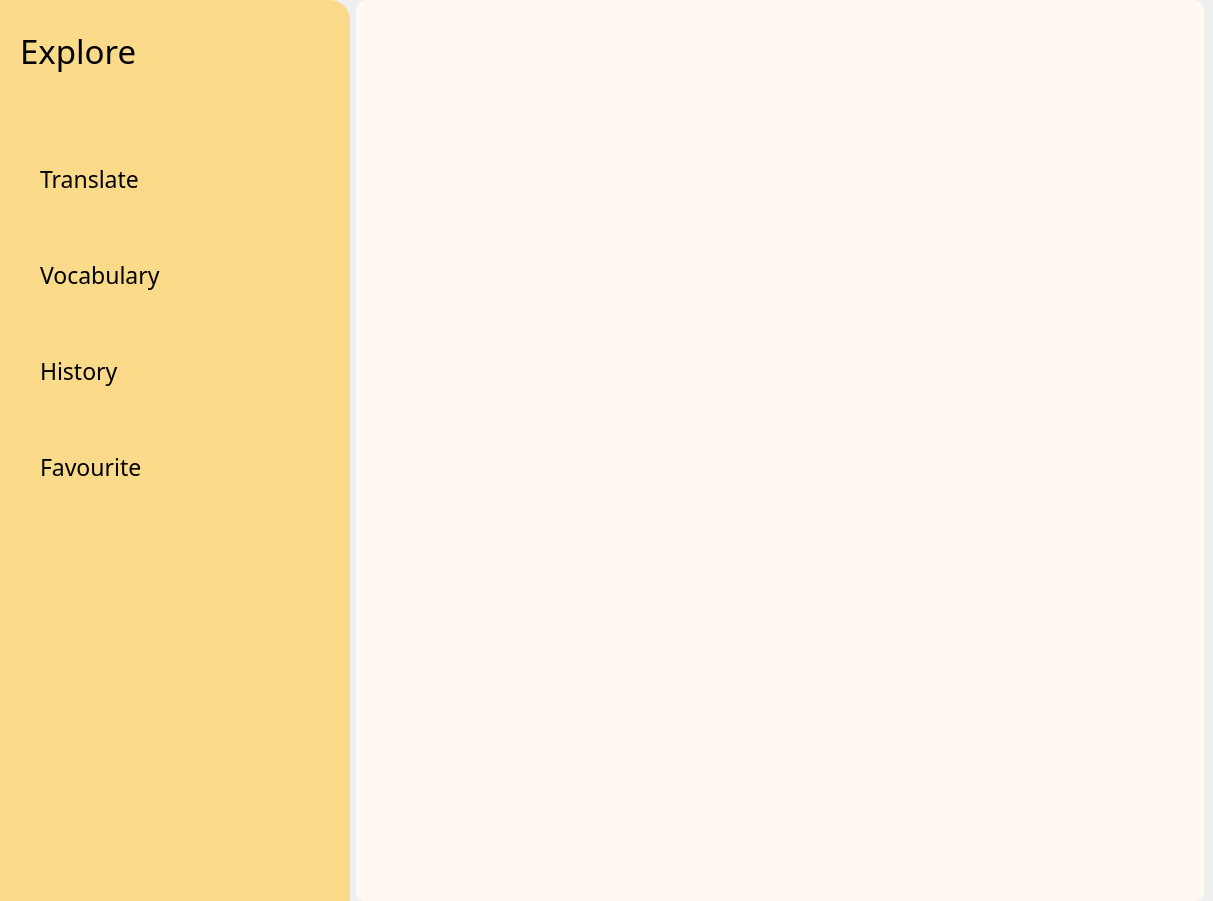
<?xml version="1.0" encoding="UTF-8"?>
<ui version="4.0">
 <class>MainWindow</class>
 <widget class="QMainWindow" name="MainWindow">
  <property name="geometry">
   <rect>
    <x>0</x>
    <y>0</y>
    <width>1213</width>
    <height>901</height>
   </rect>
  </property>
  <property name="minimumSize">
   <size>
    <width>500</width>
    <height>500</height>
   </size>
  </property>
  <property name="windowTitle">
   <string>MainWindow</string>
  </property>
  <widget class="QWidget" name="centralwidget">
   <layout class="QHBoxLayout" name="horizontalLayout">
    <property name="leftMargin">
     <number>0</number>
    </property>
    <property name="topMargin">
     <number>0</number>
    </property>
    <property name="rightMargin">
     <number>0</number>
    </property>
    <property name="bottomMargin">
     <number>0</number>
    </property>
    <item>
     <widget class="QWidget" name="widget" native="true">
      <property name="minimumSize">
       <size>
        <width>350</width>
        <height>581</height>
       </size>
      </property>
      <property name="maximumSize">
       <size>
        <width>250</width>
        <height>16777215</height>
       </size>
      </property>
      <property name="styleSheet">
       <string notr="true">background-color:#FBDA8A;
border-top-right-radius: 20px;
border-bottom-right-radius: 20px;
</string>
      </property>
      <layout class="QVBoxLayout" name="verticalLayout">
       <property name="leftMargin">
        <number>0</number>
       </property>
       <property name="rightMargin">
        <number>0</number>
       </property>
       <property name="bottomMargin">
        <number>0</number>
       </property>
       <item alignment="Qt::AlignLeft">
        <widget class="QWidget" name="widget_3" native="true">
         <property name="minimumSize">
          <size>
           <width>0</width>
           <height>0</height>
          </size>
         </property>
         <property name="maximumSize">
          <size>
           <width>1500</width>
           <height>16777215</height>
          </size>
         </property>
         <layout class="QVBoxLayout" name="verticalLayout_2">
          <property name="leftMargin">
           <number>20</number>
          </property>
          <property name="rightMargin">
           <number>0</number>
          </property>
          <property name="bottomMargin">
           <number>0</number>
          </property>
          <item>
           <widget class="QWidget" name="widget_2" native="true">
            <property name="maximumSize">
             <size>
              <width>16777215</width>
              <height>16777215</height>
             </size>
            </property>
            <layout class="QFormLayout" name="formLayout">
             <property name="horizontalSpacing">
              <number>0</number>
             </property>
             <property name="verticalSpacing">
              <number>0</number>
             </property>
             <property name="leftMargin">
              <number>0</number>
             </property>
             <property name="topMargin">
              <number>10</number>
             </property>
             <property name="rightMargin">
              <number>0</number>
             </property>
             <property name="bottomMargin">
              <number>0</number>
             </property>
             <item row="1" column="0" colspan="2">
              <widget class="QFrame" name="frame_3">
               <property name="sizePolicy">
                <sizepolicy hsizetype="Preferred" vsizetype="Preferred">
                 <horstretch>0</horstretch>
                 <verstretch>10</verstretch>
                </sizepolicy>
               </property>
               <property name="minimumSize">
                <size>
                 <width>150</width>
                 <height>220</height>
                </size>
               </property>
               <property name="maximumSize">
                <size>
                 <width>300</width>
                 <height>16777215</height>
                </size>
               </property>
               <property name="styleSheet">
                <string notr="true">#widget QPushButton {
	font: 17pt &quot;Poppins&quot;;
	display: flex;
	text-align: left;
	padding: 0px 0px 0px 20px;
	background-color: #FBDA8A;
	border-radius: 30px;
}


#widget QPushButton:hover {
	background-color: #FFE6AA;
	border: 1px solid #DCC693;
}

#widget QPushButton:checked {
	background-color: #FFF6E0;
}

</string>
               </property>
               <property name="frameShape">
                <enum>QFrame::StyledPanel</enum>
               </property>
               <property name="frameShadow">
                <enum>QFrame::Raised</enum>
               </property>
               <layout class="QVBoxLayout" name="verticalLayout_3">
                <property name="leftMargin">
                 <number>0</number>
                </property>
                <property name="topMargin">
                 <number>0</number>
                </property>
                <property name="rightMargin">
                 <number>0</number>
                </property>
                <property name="bottomMargin">
                 <number>0</number>
                </property>
                <item>
                 <widget class="QLabel" name="label">
                  <property name="sizePolicy">
                   <sizepolicy hsizetype="Preferred" vsizetype="Preferred">
                    <horstretch>0</horstretch>
                    <verstretch>0</verstretch>
                   </sizepolicy>
                  </property>
                  <property name="minimumSize">
                   <size>
                    <width>0</width>
                    <height>100</height>
                   </size>
                  </property>
                  <property name="maximumSize">
                   <size>
                    <width>16777215</width>
                    <height>16777215</height>
                   </size>
                  </property>
                  <property name="font">
                   <font>
                    <family>Poppins</family>
                    <pointsize>25</pointsize>
                    <weight>50</weight>
                    <italic>false</italic>
                    <bold>false</bold>
                   </font>
                  </property>
                  <property name="styleSheet">
                   <string notr="true">font: 25pt &quot;Poppins&quot;;</string>
                  </property>
                  <property name="text">
                   <string>Explore</string>
                  </property>
                  <property name="alignment">
                   <set>Qt::AlignLeading|Qt::AlignLeft|Qt::AlignTop</set>
                  </property>
                 </widget>
                </item>
                <item>
                 <widget class="QPushButton" name="pushButton_4">
                  <property name="minimumSize">
                   <size>
                    <width>0</width>
                    <height>90</height>
                   </size>
                  </property>
                  <property name="font">
                   <font>
                    <family>Poppins</family>
                    <pointsize>17</pointsize>
                    <weight>50</weight>
                    <italic>false</italic>
                    <bold>false</bold>
                   </font>
                  </property>
                  <property name="focusPolicy">
                   <enum>Qt::NoFocus</enum>
                  </property>
                  <property name="styleSheet">
                   <string notr="true"/>
                  </property>
                  <property name="text">
                   <string>Translate</string>
                  </property>
                  <property name="icon">
                   <iconset resource="../static/resources.qrc">
                    <normaloff>:/icons/icons/Translate_logo.png</normaloff>:/icons/icons/Translate_logo.png</iconset>
                  </property>
                  <property name="iconSize">
                   <size>
                    <width>40</width>
                    <height>40</height>
                   </size>
                  </property>
                  <property name="checkable">
                   <bool>true</bool>
                  </property>
                 </widget>
                </item>
                <item>
                 <widget class="QPushButton" name="pushButton_3">
                  <property name="minimumSize">
                   <size>
                    <width>0</width>
                    <height>90</height>
                   </size>
                  </property>
                  <property name="font">
                   <font>
                    <family>Poppins</family>
                    <pointsize>17</pointsize>
                    <weight>50</weight>
                    <italic>false</italic>
                    <bold>false</bold>
                   </font>
                  </property>
                  <property name="focusPolicy">
                   <enum>Qt::NoFocus</enum>
                  </property>
                  <property name="styleSheet">
                   <string notr="true"/>
                  </property>
                  <property name="text">
                   <string>Vocabulary</string>
                  </property>
                  <property name="icon">
                   <iconset resource="../static/resources.qrc">
                    <normaloff>:/icons/icons/Vocabulary.png</normaloff>:/icons/icons/Vocabulary.png</iconset>
                  </property>
                  <property name="iconSize">
                   <size>
                    <width>40</width>
                    <height>40</height>
                   </size>
                  </property>
                  <property name="checkable">
                   <bool>true</bool>
                  </property>
                 </widget>
                </item>
                <item>
                 <widget class="QPushButton" name="pushButton_2">
                  <property name="minimumSize">
                   <size>
                    <width>0</width>
                    <height>90</height>
                   </size>
                  </property>
                  <property name="font">
                   <font>
                    <family>Poppins</family>
                    <pointsize>17</pointsize>
                    <weight>50</weight>
                    <italic>false</italic>
                    <bold>false</bold>
                   </font>
                  </property>
                  <property name="focusPolicy">
                   <enum>Qt::NoFocus</enum>
                  </property>
                  <property name="text">
                   <string>History</string>
                  </property>
                  <property name="icon">
                   <iconset resource="../static/resources.qrc">
                    <normaloff>:/icons/icons/history.png</normaloff>:/icons/icons/history.png</iconset>
                  </property>
                  <property name="iconSize">
                   <size>
                    <width>40</width>
                    <height>40</height>
                   </size>
                  </property>
                  <property name="checkable">
                   <bool>true</bool>
                  </property>
                 </widget>
                </item>
                <item>
                 <widget class="QPushButton" name="pushButton">
                  <property name="minimumSize">
                   <size>
                    <width>0</width>
                    <height>90</height>
                   </size>
                  </property>
                  <property name="font">
                   <font>
                    <family>Poppins</family>
                    <pointsize>17</pointsize>
                    <weight>50</weight>
                    <italic>false</italic>
                    <bold>false</bold>
                   </font>
                  </property>
                  <property name="focusPolicy">
                   <enum>Qt::NoFocus</enum>
                  </property>
                  <property name="text">
                   <string>Favourite</string>
                  </property>
                  <property name="icon">
                   <iconset resource="../static/resources.qrc">
                    <normaloff>:/icons/icons/love.png</normaloff>:/icons/icons/love.png</iconset>
                  </property>
                  <property name="iconSize">
                   <size>
                    <width>40</width>
                    <height>40</height>
                   </size>
                  </property>
                  <property name="checkable">
                   <bool>true</bool>
                  </property>
                 </widget>
                </item>
               </layout>
              </widget>
             </item>
            </layout>
           </widget>
          </item>
          <item alignment="Qt::AlignHCenter|Qt::AlignBottom">
           <widget class="QWidget" name="widget_4" native="true">
            <property name="minimumSize">
             <size>
              <width>900</width>
              <height>300</height>
             </size>
            </property>
            <widget class="QFrame" name="frame">
             <property name="geometry">
              <rect>
               <x>-20</x>
               <y>120</y>
               <width>351</width>
               <height>181</height>
              </rect>
             </property>
             <property name="sizePolicy">
              <sizepolicy hsizetype="Preferred" vsizetype="Preferred">
               <horstretch>10</horstretch>
               <verstretch>10</verstretch>
              </sizepolicy>
             </property>
             <property name="maximumSize">
              <size>
               <width>351</width>
               <height>16777215</height>
              </size>
             </property>
             <property name="styleSheet">
              <string notr="true">image: url(:/icons/icons/Image-1.png);</string>
             </property>
             <property name="frameShape">
              <enum>QFrame::StyledPanel</enum>
             </property>
             <property name="frameShadow">
              <enum>QFrame::Raised</enum>
             </property>
            </widget>
            <widget class="QFrame" name="frame_2">
             <property name="geometry">
              <rect>
               <x>-20</x>
               <y>-60</y>
               <width>351</width>
               <height>331</height>
              </rect>
             </property>
             <property name="minimumSize">
              <size>
               <width>341</width>
               <height>331</height>
              </size>
             </property>
             <property name="autoFillBackground">
              <bool>false</bool>
             </property>
             <property name="styleSheet">
              <string notr="true">image: url(:/icons/icons/Image.png);
background-color: transparent;</string>
             </property>
             <property name="frameShape">
              <enum>QFrame::StyledPanel</enum>
             </property>
             <property name="frameShadow">
              <enum>QFrame::Raised</enum>
             </property>
            </widget>
           </widget>
          </item>
         </layout>
        </widget>
       </item>
      </layout>
     </widget>
    </item>
    <item>
     <widget class="QWidget" name="widget_5" native="true">
      <layout class="QHBoxLayout" name="horizontalLayout_2">
       <property name="leftMargin">
        <number>0</number>
       </property>
       <property name="topMargin">
        <number>0</number>
       </property>
       <property name="bottomMargin">
        <number>0</number>
       </property>
       <item>
        <widget class="QTabWidget" name="tabWidget">
         <property name="styleSheet">
          <string notr="true">#tabWidget
{
	background-color: #FFF9F1;
}

QTabBar::close-button
{
	margin-left: 3px;
}

QTabBar::close:-button:hover
{
}

QTabWidget::pane {
                border-top: 2px solid #FFF9F1;
                background-color: #FFF9F1;
                border-radius: 10px;
}

QTabBar::tab {
                background-color: #FFF6E0;
                color: #333333;
                border: 2px solid #FBDA8A;
                border-top-left-radius: 10px;
                border-top-right-radius: 10px;
                min-width: 8ex;
                padding: 5px;
			 margin-right: 10px;
            }

QTabBar::tab:selected {
                background-color: #FBDA8A;
                color: #00000;
            }</string>
         </property>
         <property name="tabPosition">
          <enum>QTabWidget::North</enum>
         </property>
         <property name="tabShape">
          <enum>QTabWidget::Rounded</enum>
         </property>
         <property name="currentIndex">
          <number>-1</number>
         </property>
         <property name="tabsClosable">
          <bool>false</bool>
         </property>
         <property name="movable">
          <bool>true</bool>
         </property>
        </widget>
       </item>
      </layout>
     </widget>
    </item>
   </layout>
  </widget>
 </widget>
 <resources>
  <include location="../static/resources.qrc"/>
 </resources>
 <connections/>
</ui>
